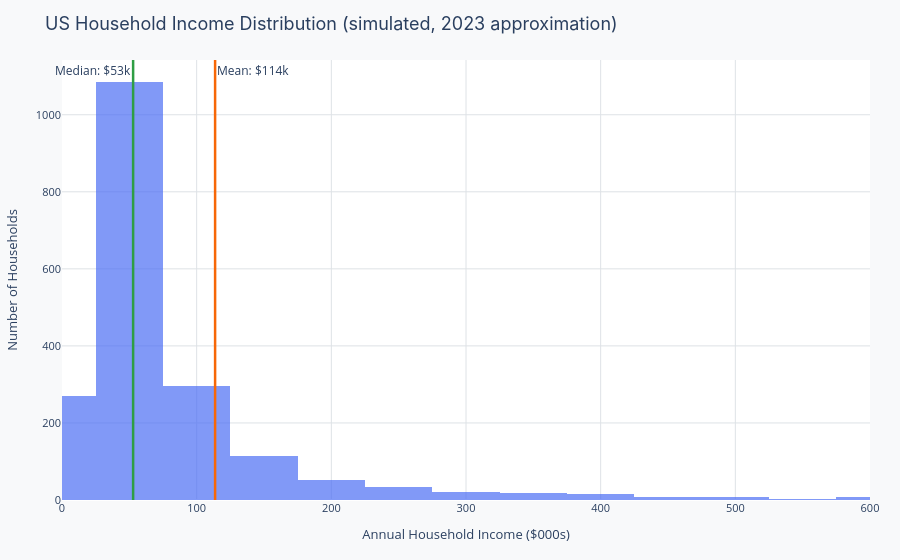

Notebook code for this chart:
### Markdown cell above
---
## Real-world example: Household income in the United States

Income data is the canonical example of why mean and median diverge. The US income distribution has a long right tail, most households earn moderate amounts, but a small number earn enormous sums that pull the mean upward.

The chart below simulates a realistic income distribution and marks both the mean and median. Notice:

- **Notice:** The peak of the distribution (the mode) is well below both the mean and the median, most households earn less than the average
- **Notice:** The mean is pulled to the right of the median by the long tail of high earners
- **Notice:** The gap between mean and median is itself a measure of inequality, a wider gap signals more skew

> **Discussion question:** If you were advising a city on whether its residents could afford a new housing development priced at the "average" rent, would you use the mean or median income? What could go wrong with the other choice?

### Code cell
np.random.seed(21)

# ── Realistic US household income simulation (2023 approximation, in thousands USD) ──
# Mixture of lognormal components to reproduce the right-skewed shape
n       = 2000
incomes = np.concatenate([
    np.random.lognormal(mean=3.8, sigma=0.6, size=1600),   # middle class cluster
    np.random.lognormal(mean=5.2, sigma=0.8, size=350),    # upper middle
    np.random.lognormal(mean=7.0, sigma=0.5, size=50),     # high earners
])
incomes = np.clip(incomes, 10, 1500)

mean_inc   = np.mean(incomes)
median_inc = np.median(incomes)

fig = go.Figure()
fig.add_trace(go.Histogram(
    x=incomes, nbinsx=60,
    marker_color=PALETTE["primary"], opacity=0.7,
    name="Household income",
))
fig.add_vline(x=mean_inc, line_color=PALETTE["secondary"], line_width=2.5,
              annotation_text=f"Mean: ${mean_inc:.0f}k", annotation_position="top right")
fig.add_vline(x=median_inc, line_color=PALETTE["accent"], line_width=2.5,
              annotation_text=f"Median: ${median_inc:.0f}k", annotation_position="top left")
layout = base_layout(
    title="US Household Income Distribution (simulated, 2023 approximation)",
    xaxis_title="Annual Household Income ($000s)",
    yaxis_title="Number of Households",
)
layout.update(xaxis=dict(range=[0, 600]))
fig.update_layout(layout)
fig.show()

### Figure 1 — Plotly figure (JSON) as saved in the notebook; plotly's stock layout.template omitted (floating-point values rounded to 4 significant figures; data arrays with more than 128 entries replaced by an {"elided": "..."} marker saying what was removed)
{"data": [{"marker": {"color": "#4C6EF5"}, "name": "Household income", "nbinsx": 60, "opacity": 0.7, "type": "histogram", "x": {"elided": "2000 float values"}}], "layout": {"annotations": [{"showarrow": false, "text": "Mean: $114k", "x": 113.7, "xanchor": "left", "xref": "x", "y": 1, "yanchor": "top", "yref": "y domain"}, {"showarrow": false, "text": "Median: $53k", "x": 52.81, "xanchor": "right", "xref": "x", "y": 1, "yanchor": "top", "yref": "y domain"}], "legend": {"font": {"size": 12}}, "margin": {"b": 60, "l": 60, "r": 30, "t": 60}, "paper_bgcolor": "#F8F9FA", "plot_bgcolor": "#FFFFFF", "shapes": [{"line": {"color": "#F76707", "width": 2.5}, "type": "line", "x0": 113.7, "x1": 113.7, "xref": "x", "y0": 0, "y1": 1, "yref": "y domain"}, {"line": {"color": "#2F9E44", "width": 2.5}, "type": "line", "x0": 52.81, "x1": 52.81, "xref": "x", "y0": 0, "y1": 1, "yref": "y domain"}], "title": {"font": {"family": "Inter, Arial, sans-serif", "size": 18}, "text": "US Household Income Distribution (simulated, 2023 approximation)"}, "xaxis": {"gridcolor": "#DEE2E6", "range": [0, 600], "tickfont": {"size": 11}, "title": {"font": {"size": 13}, "text": "Annual Household Income ($000s)"}}, "yaxis": {"gridcolor": "#DEE2E6", "tickfont": {"size": 11}, "title": {"font": {"size": 13}, "text": "Number of Households"}}}}
